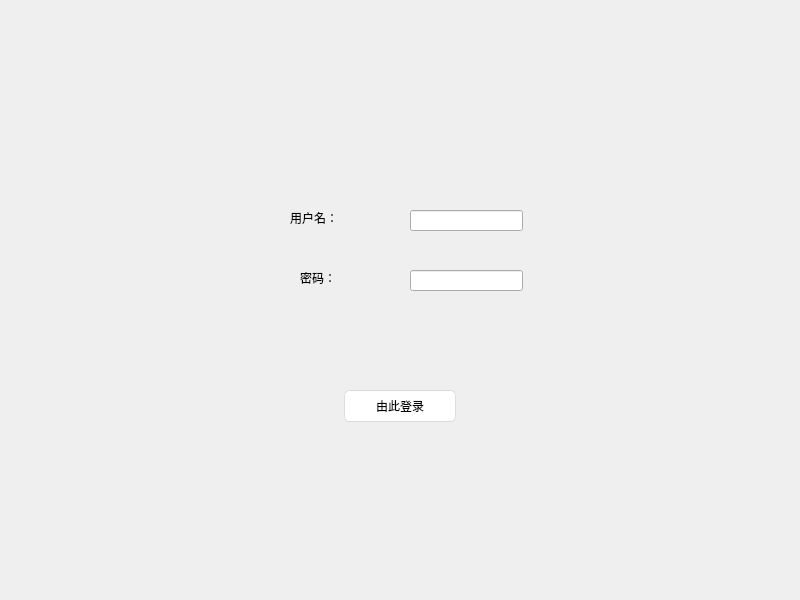
<?xml version="1.0" encoding="UTF-8"?>
<ui version="4.0">
 <class>login</class>
 <widget class="QWidget" name="login">
  <property name="geometry">
   <rect>
    <x>0</x>
    <y>0</y>
    <width>800</width>
    <height>600</height>
   </rect>
  </property>
  <property name="windowTitle">
   <string>登录</string>
  </property>
  <widget class="QPushButton" name="logBtn">
   <property name="geometry">
    <rect>
     <x>344</x>
     <y>390</y>
     <width>112</width>
     <height>32</height>
    </rect>
   </property>
   <property name="styleSheet">
    <string notr="true">QPushButton{
	border-style: solid;
	border-top-color: qlineargradient(spread:pad, x1:0.5, y1:1, x2:0.5, y2:0, stop:0 rgb(215, 215, 215), stop:1 rgb(222, 222, 222));
	border-right-color: qlineargradient(spread:pad, x1:0, y1:0.5, x2:1, y2:0.5, stop:0 rgb(217, 217, 217), stop:1 rgb(227, 227, 227));
	border-left-color: qlineargradient(spread:pad, x1:0, y1:0.5, x2:1, y2:0.5, stop:0 rgb(227, 227, 227), stop:1 rgb(217, 217, 217));
	border-bottom-color: qlineargradient(spread:pad, x1:0.5, y1:1, x2:0.5, y2:0, stop:0 rgb(215, 215, 215), stop:1 rgb(222, 222, 222));
	border-width: 1px;
	border-radius: 5px;
	color: rgb(0,0,0);
	padding: 2px;
	background-color: rgb(255,255,255);
}
QPushButton::default{
	border-style: solid;
	border-top-color: qlineargradient(spread:pad, x1:0.5, y1:1, x2:0.5, y2:0, stop:0 rgb(215, 215, 215), stop:1 rgb(222, 222, 222));
	border-right-color: qlineargradient(spread:pad, x1:0, y1:0.5, x2:1, y2:0.5, stop:0 rgb(217, 217, 217), stop:1 rgb(227, 227, 227));
	border-left-color: qlineargradient(spread:pad, x1:0, y1:0.5, x2:1, y2:0.5, stop:0 rgb(227, 227, 227), stop:1 rgb(217, 217, 217));
	border-bottom-color: qlineargradient(spread:pad, x1:0.5, y1:1, x2:0.5, y2:0, stop:0 rgb(215, 215, 215), stop:1 rgb(222, 222, 222));
	border-width: 1px;
	border-radius: 5px;
	color: rgb(0,0,0);
	padding: 2px;
	background-color: rgb(255,255,255);
}
QPushButton:hover{
	border-style: solid;
	border-top-color: qlineargradient(spread:pad, x1:0.5, y1:1, x2:0.5, y2:0, stop:0 rgb(195, 195, 195), stop:1 rgb(222, 222, 222));
	border-right-color: qlineargradient(spread:pad, x1:0, y1:0.5, x2:1, y2:0.5, stop:0 rgb(197, 197, 197), stop:1 rgb(227, 227, 227));
	border-left-color: qlineargradient(spread:pad, x1:0, y1:0.5, x2:1, y2:0.5, stop:0 rgb(227, 227, 227), stop:1 rgb(197, 197, 197));
	border-bottom-color: qlineargradient(spread:pad, x1:0.5, y1:1, x2:0.5, y2:0, stop:0 rgb(195, 195, 195), stop:1 rgb(222, 222, 222));
	border-width: 1px;
	border-radius: 5px;
	color: rgb(0,0,0);
	padding: 2px;
	background-color: rgb(255,255,255);
}
QPushButton:pressed{
	border-style: solid;
	border-top-color: qlineargradient(spread:pad, x1:0.5, y1:1, x2:0.5, y2:0, stop:0 rgb(215, 215, 215), stop:1 rgb(222, 222, 222));
	border-right-color: qlineargradient(spread:pad, x1:0, y1:0.5, x2:1, y2:0.5, stop:0 rgb(217, 217, 217), stop:1 rgb(227, 227, 227));
	border-left-color: qlineargradient(spread:pad, x1:0, y1:0.5, x2:1, y2:0.5, stop:0 rgb(227, 227, 227), stop:1 rgb(217, 217, 217));
	border-bottom-color: qlineargradient(spread:pad, x1:0.5, y1:1, x2:0.5, y2:0, stop:0 rgb(215, 215, 215), stop:1 rgb(222, 222, 222));
	border-width: 1px;
	border-radius: 5px;
	color: rgb(0,0,0);
	padding: 2px;
	background-color: rgb(142,142,142);
}
QPushButton:disabled{
	border-style: solid;
	border-top-color: qlineargradient(spread:pad, x1:0.5, y1:1, x2:0.5, y2:0, stop:0 rgb(215, 215, 215), stop:1 rgb(222, 222, 222));
	border-right-color: qlineargradient(spread:pad, x1:0, y1:0.5, x2:1, y2:0.5, stop:0 rgb(217, 217, 217), stop:1 rgb(227, 227, 227));
	border-left-color: qlineargradient(spread:pad, x1:0, y1:0.5, x2:1, y2:0.5, stop:0 rgb(227, 227, 227), stop:1 rgb(217, 217, 217));
	border-bottom-color: qlineargradient(spread:pad, x1:0.5, y1:1, x2:0.5, y2:0, stop:0 rgb(215, 215, 215), stop:1 rgb(222, 222, 222));
	border-width: 1px;
	border-radius: 5px;
	color: #808086;
	padding: 2px;
	background-color: rgb(142,142,142);
}</string>
   </property>
   <property name="text">
    <string>由此登录</string>
   </property>
  </widget>
  <widget class="QLineEdit" name="nameEdit">
   <property name="geometry">
    <rect>
     <x>410</x>
     <y>210</y>
     <width>113</width>
     <height>21</height>
    </rect>
   </property>
  </widget>
  <widget class="QLineEdit" name="pwdEdit">
   <property name="geometry">
    <rect>
     <x>410</x>
     <y>270</y>
     <width>113</width>
     <height>21</height>
    </rect>
   </property>
  </widget>
  <widget class="QLabel" name="nameLbl">
   <property name="geometry">
    <rect>
     <x>290</x>
     <y>210</y>
     <width>58</width>
     <height>16</height>
    </rect>
   </property>
   <property name="text">
    <string>用户名：</string>
   </property>
  </widget>
  <widget class="QLabel" name="pwdLbl">
   <property name="geometry">
    <rect>
     <x>300</x>
     <y>270</y>
     <width>58</width>
     <height>16</height>
    </rect>
   </property>
   <property name="text">
    <string>密码：</string>
   </property>
  </widget>
  <widget class="QLabel" name="tipLbl">
   <property name="geometry">
    <rect>
     <x>317</x>
     <y>330</y>
     <width>201</width>
     <height>21</height>
    </rect>
   </property>
   <property name="text">
    <string/>
   </property>
   <property name="alignment">
    <set>Qt::AlignCenter</set>
   </property>
  </widget>
 </widget>
 <resources/>
 <connections/>
</ui>
